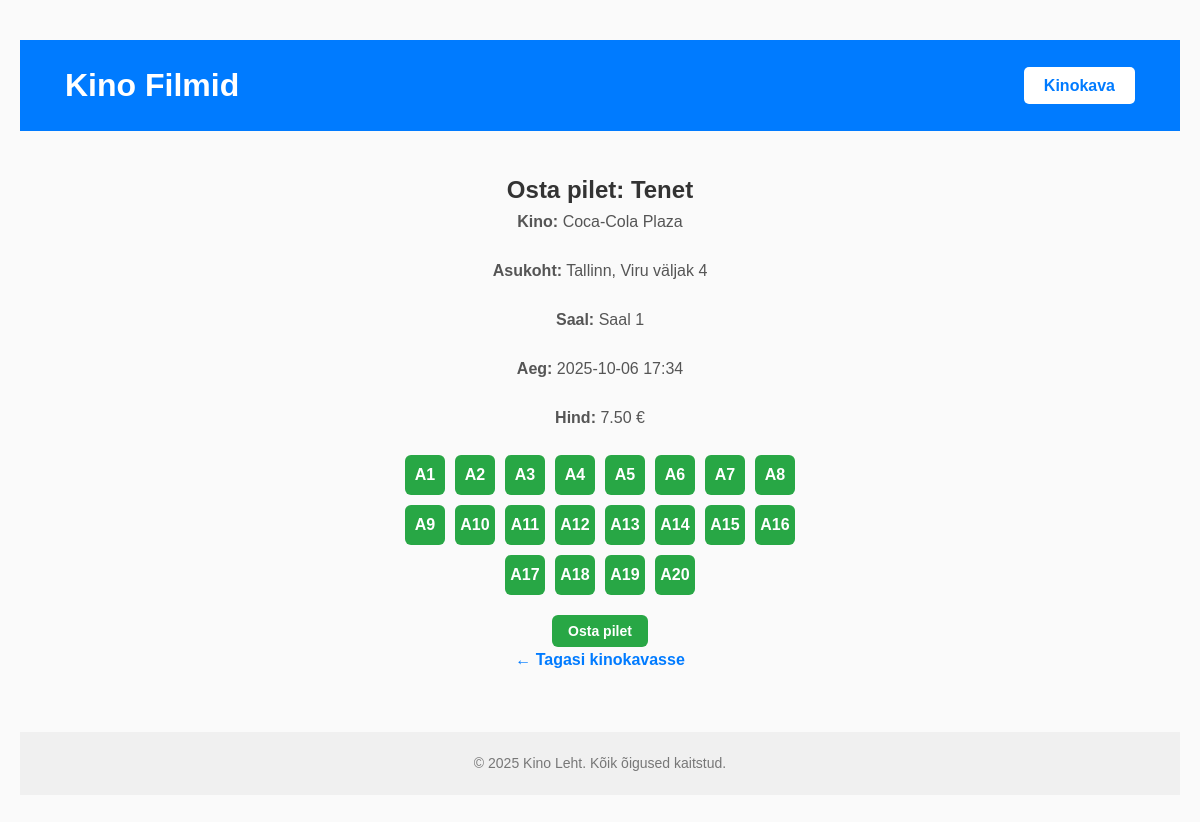
The page /buy_ticket/3 on the database its author committed.
### tables this page shows
CREATE TABLE movies (
        id INTEGER PRIMARY KEY AUTOINCREMENT,
        title TEXT NOT NULL,
        description TEXT,
        image TEXT
    );

CREATE TABLE cinemas (
        id INTEGER PRIMARY KEY AUTOINCREMENT,
        name TEXT NOT NULL,
        location TEXT NOT NULL
    );

CREATE TABLE halls (
        id INTEGER PRIMARY KEY AUTOINCREMENT,
        cinema_id INTEGER NOT NULL,
        name TEXT NOT NULL,
        FOREIGN KEY (cinema_id) REFERENCES cinemas(id)
    );

CREATE TABLE screenings (
        id INTEGER PRIMARY KEY AUTOINCREMENT,
        movie_id INTEGER NOT NULL,
        hall_id INTEGER NOT NULL,
        start_time TEXT NOT NULL,
        price REAL NOT NULL,
        FOREIGN KEY (movie_id) REFERENCES movies(id),
        FOREIGN KEY (hall_id) REFERENCES halls(id)
    );

CREATE TABLE seats (
        id INTEGER PRIMARY KEY AUTOINCREMENT,
        hall_id INTEGER NOT NULL,
        seat_number TEXT NOT NULL,
        FOREIGN KEY (hall_id) REFERENCES halls(id)
    );

### app.py (the view, shortened to what this page needs)
@app.route("/buy_ticket/<int:screening_id>", methods=["GET", "POST"])
def buy_ticket(screening_id):
    cur = get_db().cursor()
    cur.execute("""
        SELECT screenings.id, movies.title, screenings.start_time, screenings.price,
               halls.name AS hall_name, cinemas.name AS cinema_name, cinemas.location
        FROM screenings
        JOIN movies ON screenings.movie_id = movies.id
        JOIN halls ON screenings.hall_id = halls.id
        JOIN cinemas ON halls.cinema_id = cinemas.id
        WHERE screenings.id = ?
    """, (screening_id,))
    screening = cur.fetchone()
    if not screening:
        abort(404, description="Ekraanikuva ei leitud")
    available_seats = get_available_seats(screening_id)
    taken_seats = get_taken_seats(screening_id)
    return render_template("buy_ticket.html", screening=screening, seats=available_seats, taken_seats=taken_seats)

### app.py (called while the page is built)
def get_db():
    db = getattr(g, '_database', None)
    if db is None:
        db = g._database = sqlite3.connect(DATABASE)
        db.row_factory = sqlite3.Row  # Võimaldab kasutada ridu nagu sõnastikke
    return db

def get_available_seats(screening_id):
    db = get_db()
    cur = db.cursor()
    cur.execute("SELECT hall_id FROM screenings WHERE id = ?", (screening_id,))
    hall_row = cur.fetchone()
    if not hall_row:
        return []
    hall_id = hall_row["hall_id"]
    cur.execute("SELECT id, seat_number FROM seats WHERE hall_id = ?", (hall_id,))
    seats = cur.fetchall()
    cur.execute("SELECT seat_id FROM tickets WHERE screening_id = ?", (screening_id,))
    taken_seats = {row["seat_id"] for row in cur.fetchall()}
    available = [seat for seat in seats if seat["id"] not in taken_seats]
    return available

def get_taken_seats(screening_id):
    db = get_db()
    cur = db.cursor()
    cur.execute("SELECT seat_id FROM tickets WHERE screening_id = ?", (screening_id,))
    taken = {row["seat_id"] for row in cur.fetchall()}
    return taken

@app.teardown_appcontext
def close_connection(exception):
    db = getattr(g, '_database', None)
    if db is not None:
        db.close()

### templates/buy_ticket.html (shortened to what this page needs)
<!DOCTYPE html>
<html lang="et">
<head>
    <link rel="stylesheet" href="{{ url_for('static', filename='style.css') }}" />
</head>
<body>
<header>
  <div class="container header-container">
    <h1><a href="{{ url_for('index') }}" class="header-link">Kino Filmid</a></h1>
    <nav>
      <a href="{{ url_for('schedule') }}" class="nav-button">Kinokava</a>
    </nav>
  </div>
</header>
<main class="container movie-detail">
    <h2>Osta pilet: {{ screening.title }}</h2>
    <p><strong>Kino:</strong> {{ screening.cinema_name }}</p>
    <p><strong>Asukoht:</strong> {{ screening.location }}</p>
    <p><strong>Saal:</strong> {{ screening.hall_name }}</p>
    <p><strong>Aeg:</strong> {{ screening.start_time }}</p>
    <p><strong>Hind:</strong> {{ "%.2f"|format(screening.price) }} €</p>
    <form method="POST" action="{{ url_for('buy_ticket', screening_id=screening.id) }}">
        <div class="seats-container" id="seats-container">
            {% for seat in seats %}
                <div
                  class="seat {% if seat.id in taken_seats %}taken{% endif %}"
                  data-seat-id="{{ seat.id }}"
                >
                    {{ seat.seat_number }}
                </div>
            {% endfor %}
        </div>
        <button type="submit" class="buy-button" disabled id="buy-button">Osta pilet</button>
    </form>
    <a href="{{ url_for('schedule') }}" class="back-link">← Tagasi kinokavasse</a>
</main>
<footer>
  <div class="container footer-container">
    <p>&copy; 2025 Kino Leht. Kõik õigused kaitstud.</p>
  </div>
</footer>
</body>
</html>

### static/style.css (style rules this page uses)
* { box-sizing: border-box; margin: 0; padding: 0; }
body { font-family: Arial, sans-serif; margin: 40px 20px; background-color: #fafafa; color: #333; line-height: 1.6; }
.container { max-width: 1100px; margin: 0 auto; padding: 0 15px; }
header { background-color: #007BFF; color: white; padding: 20px 0; margin-bottom: 40px; }
.header-container { display: flex; justify-content: space-between; align-items: center; }
header h1 { font-weight: 700; font-size: 2rem; }
.nav-button { background-color: white; color: #007BFF; padding: 10px 20px; border-radius: 5px; text-decoration: none; font-weight: 600; transition: background-color 0.3s ease; }
footer { margin-top: 60px; padding: 20px 0; background-color: #f0f0f0; color: #777; font-size: 14px; text-align: center; }
.movie-detail { max-width: 700px; margin: 0 auto 60px; text-align: center; }
.movie-detail p { color: #555; font-size: 16px; line-height: 1.5; margin-bottom: 25px; }
.back-link { display: inline-block; color: #007BFF; font-weight: 600; text-decoration: none; transition: text-decoration 0.3s ease; }
.header-link { color: white; text-decoration: none; }
.buy-button { background-color: #28a745; color: white; padding: 8px 16px; border-radius: 6px; text-decoration: none; font-weight: 600; transition: background-color 0.3s ease; display: inline-block; font-size: 14px; border: none; cursor: pointer; }

### templates/buy_ticket.html (style rules this page uses)
.seats-container { display: flex; flex-wrap: wrap; max-width: 400px; margin: 20px auto; gap: 10px; justify-content: center; }
.seat { width: 40px; height: 40px; background-color: #28a745; border-radius: 6px; cursor: pointer; display: flex; align-items: center; justify-content: center; font-weight: bold; color: white; user-select: none; transition: background-color 0.3s ease; }

### rows shown on the page
movies: title "Tenet"
cinemas: cinema_name "Coca-Cola Plaza", location "Tallinn, Viru väljak 4"
halls: hall_name "Saal 1"
screenings: start_time "2025-10-06 17:34", price "7.50"
seats: seat_number "A1"
seats: seat_number "A2"
seats: seat_number "A3"
seats: seat_number "A4"
seats: seat_number "A5"
seats: seat_number "A6"
seats: seat_number "A7"
seats: seat_number "A8"
seats: seat_number "A9"
seats: seat_number "A10"
seats: seat_number "A11"
seats: seat_number "A12"
seats: seat_number "A13"
seats: seat_number "A14"
seats: seat_number "A15"
seats: seat_number "A16"
seats: seat_number "A17"
seats: seat_number "A18"
seats: seat_number "A19"
seats: seat_number "A20"
